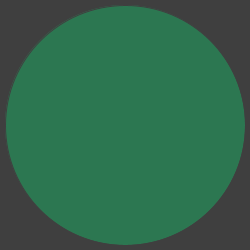
Frame 1 (no input)
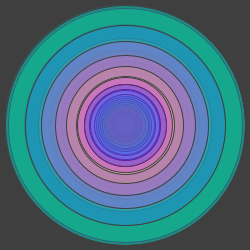
Frame 60 (the mouse pressed at the canvas centre just before this capture)
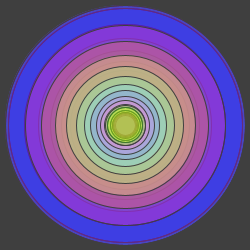
Frame 120 (the mouse held since frame 60 and released just before this capture)

The Processing sketch that drew these frames (run headless with seeded random() and noise(); from frame 60 on, the mouse is pressed at the canvas centre):

// Processing sketch: processing_8640
// ── processing_8640.pde

int step = 6;
float rHue;
int alt = 0;

int startR =240;
float rSat = 100;

float a = 5*PI/6;


void setup(){
  size (250,250);
  colorMode(HSB, 2*PI, 100, 100);
  smooth();
  frameRate(35);
  background(0,0,25);
}

void draw(){
  
  ellipseMode(CENTER);
  rHue = a % (2*PI);
  a=a+PI/4;
   
  startR = constrain(startR, 20, 240);
  rSat = constrain(rSat, 50, 100);
  
  stroke(0,0,25);
  fill(rHue, rSat, 100, 75); 
    
    ellipse(width/2, height/2, startR, startR);
    
    if (alt == 0){
    startR = startR - startR/step;
    rSat = rSat - rSat/step;
    }
    else if(alt == 1){
      startR = startR + startR/step;
      rSat = rSat + rSat/step;
    }
    
    if (startR >=240){
      alt = 0;
    }else if (startR <=20){
      alt =1;
    }

  }





  
  
  
